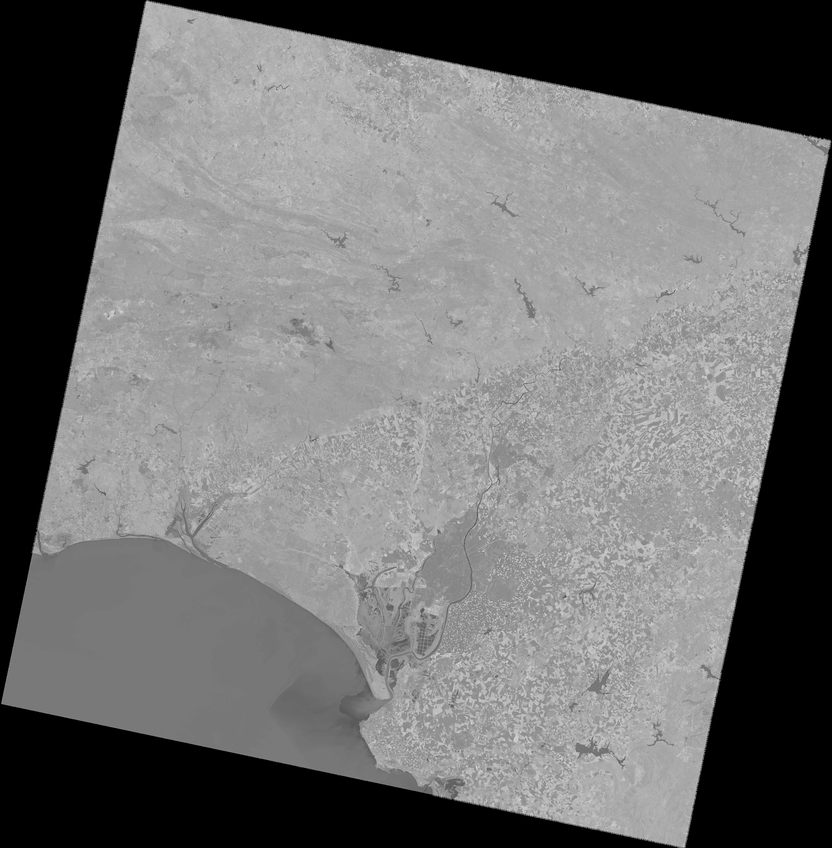
#> input picture Practice5/ejercicio3.png, 832 x 848 px, shrunk from 2048 x 2086 before the run
$ jupyter execute 'Ejercicio 4.ipynb'   (shell and % lines are left out)
#> lines starting #> are read from the running program, lines starting #| are printed output that depends on the picture
[cell 1]
# Importación módulos
import sys
import numpy as np
np.set_printoptions(threshold=10000)
import cv2 as cv
import matplotlib.pyplot as plt

[cell 2]
ruta1 =  'ejercicio3.png'
img= cv.imread(ruta1,cv.IMREAD_GRAYSCALE)
#> img is the input picture: shape (848, 832); min 0, max 214, mean 112.8

[cell 3]
#Función densi
def densi(img):

    densi_res = np.zeros((img.shape[0],img.shape[1],3),np.uint8)
    colores= [(255,0,0),(65,105,225),(255,192,203),(255,215,0)]
    # Rojo, #azul real, rosado,oro
    #128-192
    rangos= [(128,140),(141,150),(151,160),(161,192)]

    for x in range(img.shape[0]):
        for y in range(img.shape[1]):
            pix = img[x,y]
            if pix >=rangos[0][0] and pix<rangos[0][1]:
                densi_res[x,y]= colores[0]
            elif pix >=rangos[1][0] and pix<rangos[1][1]:
                densi_res[x,y]= colores[1]
            elif pix >=rangos[2][0] and pix<rangos[2][1]:
                densi_res[x,y]= colores[2]
            elif pix >=rangos[3][0] and pix<rangos[3][1]:
                densi_res[x,y]= colores[3]
            else:
                densi_res[x,y]=pix
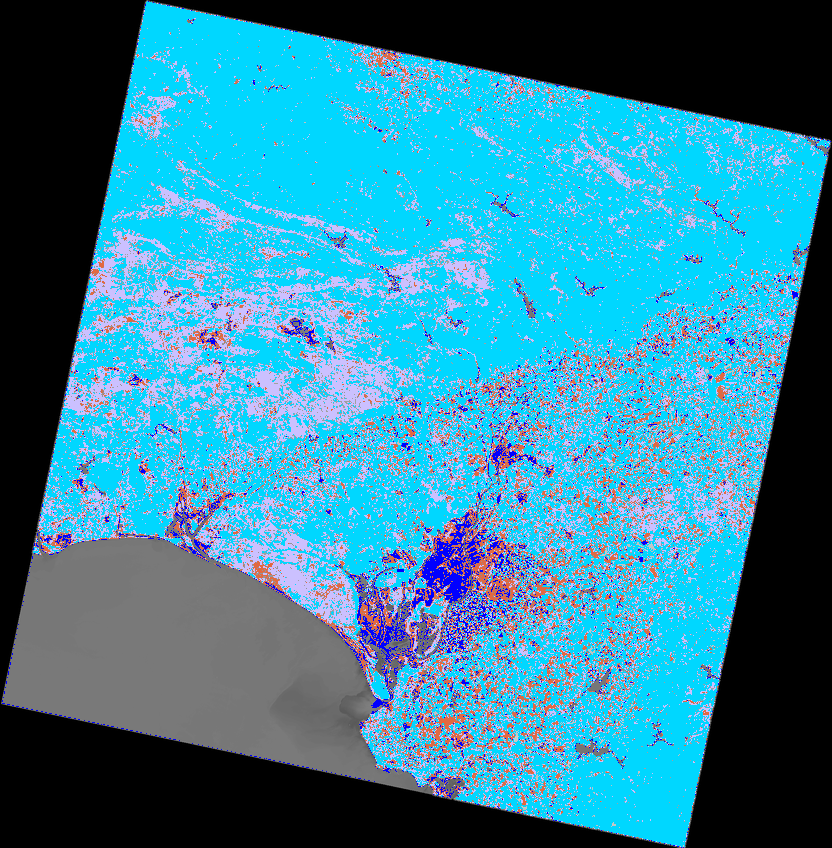
#> densi_res: shape (848, 832, 3); mean of channels 0, 1, 2 156.6, 130.5, 52.9; drawn as B, G, R
    return densi_res
